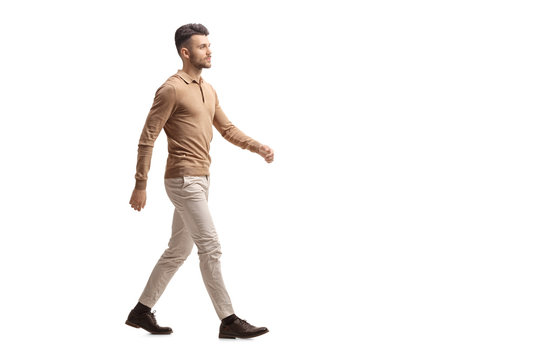
#> input picture PROJECT/perosn.jpg, 540 x 360 px
$ jupyter execute 'Base file.ipynb'
#> lines starting #> are read from the running program, lines starting #| are printed output that depends on the picture
[cell 1]
import cv2
import matplotlib.pyplot as plt

[cell 2]
import cv2

# Load the pre-trained face detection classifier
face_cascade = cv2.CascadeClassifier('haarcascade_frontalface_default.xml')

# Read the input image
img = cv2.imread('perosn.jpg')
#> img is the input picture: shape (360, 540, 3); mean B, G, R 242.6, 244.1, 246.5

# Convert the input image to grayscale
gray = cv2.cvtColor(img, cv2.COLOR_BGR2GRAY)
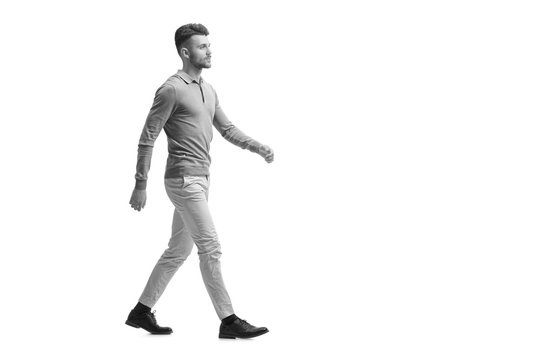
#> gray: shape (360, 540); min 11, max 255, mean 244.7

# Detect faces in the grayscale image
faces = face_cascade.detectMultiScale(gray, scaleFactor=1.1, minNeighbors=5)
#> faces = ()

# Draw rectangles around the detected faces
for (x, y, w, h) in faces:
    cv2.rectangle(img, (x, y), (x+w, y+h), (0, 255, 0), 2)
#> this loop made 0 passes

# Display the resulting image
cv2.imshow('image', img)
cv2.waitKey(0)
cv2.destroyAllWindows()

[cell 3]
import random

def determine_winner(player_choice, computer_choice):
    if player_choice == computer_choice:
        return "It's a tie!"
    elif (
        (player_choice == "rock" and computer_choice == "scissors") or
        (player_choice == "paper" and computer_choice == "rock") or
        (player_choice == "scissors" and computer_choice == "paper")
    ):
        return "You win!"
    else:
        return "Computer wins!"

def play_game():
    choices = ["rock", "paper", "scissors"]
    print("Welcome to Rock-Paper-Scissors!")
    print("Enter your choice: rock, paper, or scissors.")

    while True:
        player_choice = input("Your choice: ").lower()
        if player_choice in choices:
            break
        else:
            print("Invalid input. Please try again.")
#> this loop made 7 passes; the answer given on pass 1: 1

    computer_choice = random.choice(choices)

    print("Player chose:", player_choice)
    print("Computer chose:", computer_choice)

    print(determine_winner(player_choice, computer_choice))

play_game()
